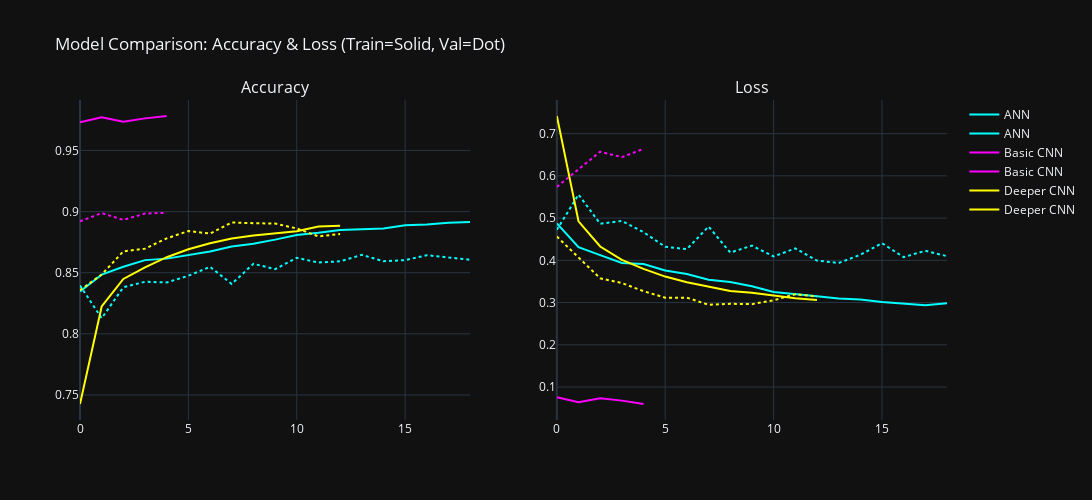

Notebook source saved alongside this figure:
### Code cell
import plotly.graph_objects as go
from plotly.subplots import make_subplots

models = {
    "ANN": ("cyan", ann_history),
    "Basic CNN": ("magenta", basic_cnn_history),
    "Deeper CNN": ("yellow", deeper_cnn_history)
}

performance_data = {
    'Model': ['ANN', 'Basic CNN', 'Deeper CNN'],
    'Test Loss': [loss_ann, loss_basic_cnn, loss_deeper_cnn],
    'Test Accuracy': [accuracy_ann, accuracy_basic_cnn, accuracy_deeper_cnn]
}

performance_df = pd.DataFrame(performance_data)

fig = make_subplots(rows=1, cols=2, subplot_titles=('Accuracy', 'Loss'))

for name, (color, history) in models.items():
    # Accuracy
    fig.add_trace(go.Scatter(y=history.history['accuracy'], mode='lines',
                             name=name, line=dict(color=color, dash='solid')), row=1, col=1)
    fig.add_trace(go.Scatter(y=history.history['val_accuracy'], mode='lines',
                             name=name, line=dict(color=color, dash='dot'), showlegend=False), row=1, col=1)

    # Loss
    fig.add_trace(go.Scatter(y=history.history['loss'], mode='lines',
                             name=name, line=dict(color=color, dash='solid')), row=1, col=2)
    fig.add_trace(go.Scatter(y=history.history['val_loss'], mode='lines',
                             name=name, line=dict(color=color, dash='dot'), showlegend=False), row=1, col=2)

fig.update_layout(
    title_text="Model Comparison: Accuracy & Loss (Train=Solid, Val=Dot)",
    height=500,
    width=1200,
    template="plotly_dark"
)

fig.show()

### Figure 1 — Plotly figure (JSON) as saved in the notebook; plotly's stock layout.template omitted (floating-point values rounded to 4 significant figures)
{"data": [{"line": {"color": "cyan", "dash": "solid"}, "mode": "lines", "name": "ANN", "type": "scatter", "xaxis": "x", "y": [0.8346, 0.8485, 0.8548, 0.8603, 0.8615, 0.8646, 0.8674, 0.8714, 0.8738, 0.8771, 0.8809, 0.8826, 0.8849, 0.8856, 0.8862, 0.8888, 0.8894, 0.8909, 0.8915], "yaxis": "y"}, {"line": {"color": "cyan", "dash": "dot"}, "mode": "lines", "name": "ANN", "showlegend": false, "type": "scatter", "xaxis": "x", "y": [0.8396, 0.8128, 0.8381, 0.8426, 0.842, 0.8475, 0.8548, 0.8408, 0.8573, 0.8529, 0.8622, 0.8583, 0.8593, 0.8646, 0.8594, 0.8603, 0.8643, 0.8624, 0.8606], "yaxis": "y"}, {"line": {"color": "cyan", "dash": "solid"}, "mode": "lines", "name": "ANN", "type": "scatter", "xaxis": "x2", "y": [0.4877, 0.4313, 0.4123, 0.3939, 0.3911, 0.3761, 0.3677, 0.3538, 0.3487, 0.3385, 0.3248, 0.3206, 0.3149, 0.3094, 0.3072, 0.3016, 0.2982, 0.2938, 0.2982], "yaxis": "y2"}, {"line": {"color": "cyan", "dash": "dot"}, "mode": "lines", "name": "ANN", "showlegend": false, "type": "scatter", "xaxis": "x2", "y": [0.4723, 0.5557, 0.4866, 0.4934, 0.4667, 0.4321, 0.4265, 0.48, 0.4184, 0.4348, 0.4093, 0.4283, 0.3995, 0.3937, 0.4131, 0.4406, 0.4076, 0.4225, 0.4099], "yaxis": "y2"}, {"line": {"color": "magenta", "dash": "solid"}, "mode": "lines", "name": "Basic CNN", "type": "scatter", "xaxis": "x", "y": [0.973, 0.9772, 0.9735, 0.9762, 0.9782], "yaxis": "y"}, {"line": {"color": "magenta", "dash": "dot"}, "mode": "lines", "name": "Basic CNN", "showlegend": false, "type": "scatter", "xaxis": "x", "y": [0.892, 0.8988, 0.8932, 0.8984, 0.899], "yaxis": "y"}, {"line": {"color": "magenta", "dash": "solid"}, "mode": "lines", "name": "Basic CNN", "type": "scatter", "xaxis": "x2", "y": [0.07572, 0.06397, 0.07327, 0.06784, 0.05984], "yaxis": "y2"}, {"line": {"color": "magenta", "dash": "dot"}, "mode": "lines", "name": "Basic CNN", "showlegend": false, "type": "scatter", "xaxis": "x2", "y": [0.574, 0.6148, 0.6573, 0.6443, 0.664], "yaxis": "y2"}, {"line": {"color": "yellow", "dash": "solid"}, "mode": "lines", "name": "Deeper CNN", "type": "scatter", "xaxis": "x", "y": [0.7426, 0.8224, 0.8449, 0.8543, 0.8627, 0.8691, 0.8741, 0.878, 0.8805, 0.8825, 0.8839, 0.8877, 0.8884], "yaxis": "y"}, {"line": {"color": "yellow", "dash": "dot"}, "mode": "lines", "name": "Deeper CNN", "showlegend": false, "type": "scatter", "xaxis": "x", "y": [0.8357, 0.8485, 0.8675, 0.8697, 0.8781, 0.8841, 0.882, 0.8911, 0.8905, 0.8902, 0.8862, 0.8797, 0.8817], "yaxis": "y"}, {"line": {"color": "yellow", "dash": "solid"}, "mode": "lines", "name": "Deeper CNN", "type": "scatter", "xaxis": "x2", "y": [0.7418, 0.4924, 0.4328, 0.4013, 0.3796, 0.3615, 0.3483, 0.3378, 0.3273, 0.3235, 0.3166, 0.3104, 0.306], "yaxis": "y2"}, {"line": {"color": "yellow", "dash": "dot"}, "mode": "lines", "name": "Deeper CNN", "showlegend": false, "type": "scatter", "xaxis": "x2", "y": [0.4563, 0.4058, 0.3574, 0.3464, 0.3269, 0.3116, 0.3117, 0.2947, 0.2971, 0.2963, 0.3055, 0.3197, 0.3144], "yaxis": "y2"}], "layout": {"annotations": [{"font": {"size": 16}, "showarrow": false, "text": "Accuracy", "x": 0.225, "xanchor": "center", "xref": "paper", "y": 1, "yanchor": "bottom", "yref": "paper"}, {"font": {"size": 16}, "showarrow": false, "text": "Loss", "x": 0.775, "xanchor": "center", "xref": "paper", "y": 1, "yanchor": "bottom", "yref": "paper"}], "height": 500, "title": {"text": "Model Comparison: Accuracy & Loss (Train=Solid, Val=Dot)"}, "width": 1200, "xaxis": {"anchor": "y", "domain": [0, 0.45]}, "xaxis2": {"anchor": "y2", "domain": [0.55, 1]}, "yaxis": {"anchor": "x", "domain": [0, 1]}, "yaxis2": {"anchor": "x2", "domain": [0, 1]}}}
